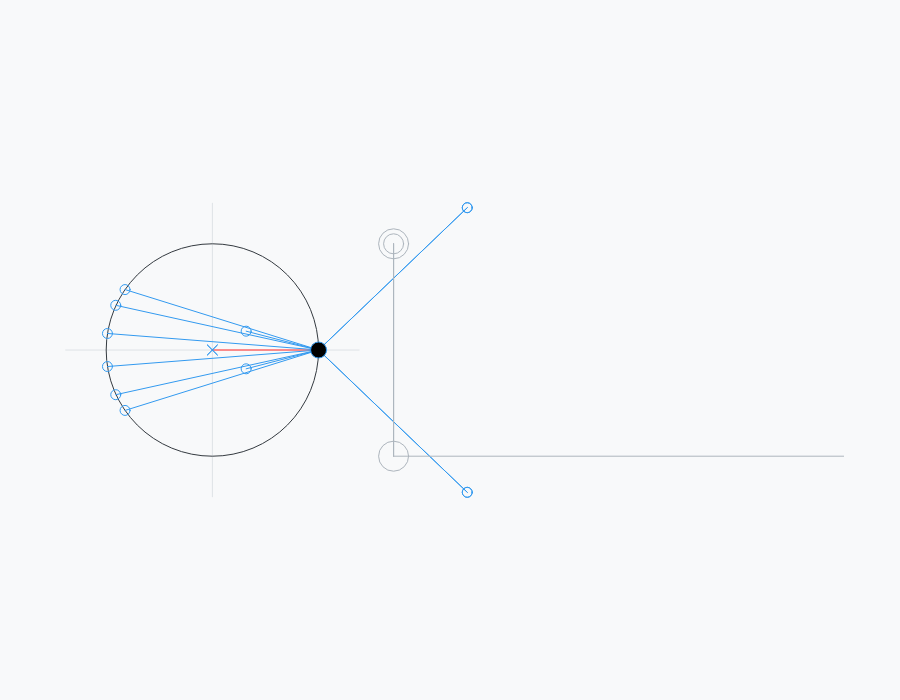
Frame 1 (no input)
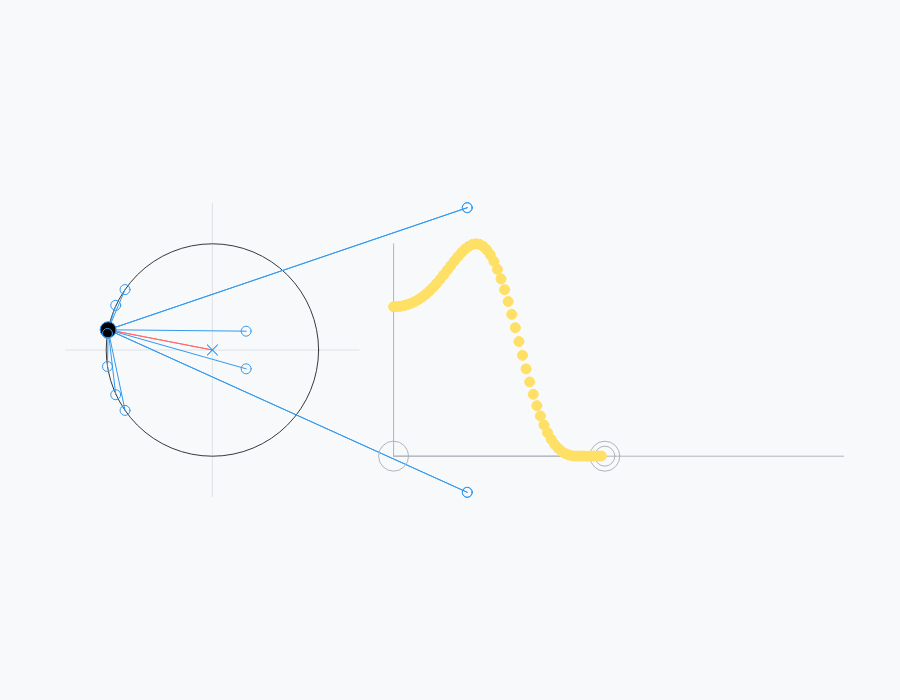
Frame 60 (no input)
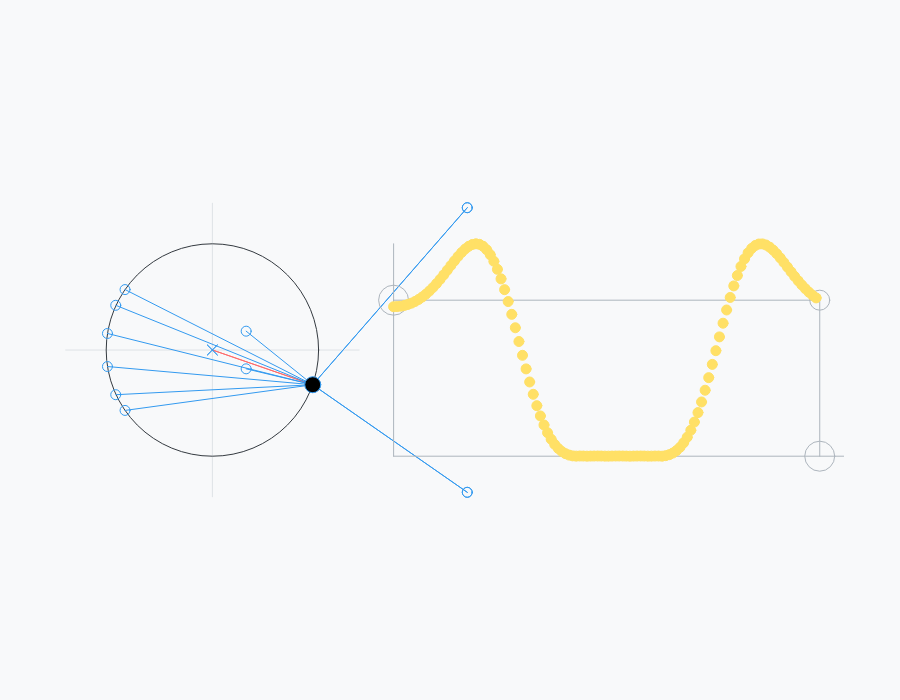
Frame 120 (the mouse pressed at the canvas centre since frame 60)

The p5.js sketch that drew these frames (run headless with seeded random() and noise() and a simulated clock; from frame 60 on, the mouse is pressed at the canvas centre):

// p5.js sketch
// ── sketch.js

let unitCircle; 
let angle = 0;

let plot;

function setup() {
  createCanvas(900, 700);

  unitCircle = new UnitCircle (0.236*width, height/2, width*0.236);

  // Integrator
  /*unitCircle.addZero(0, 0);
  unitCircle.addPole(1, 0);*/


  // Comb Filter
  /*let N = 5;
  for (let i = 0; i < N; i++) {

    let deltaPhi = TWO_PI / (N);
    unitCircle.addZero( cos(deltaPhi * i), sin(deltaPhi * i));
    unitCircle.addPole(0, 0);
  }*/

  // MAV Filter
  /*
  let N = 4;
  for (let i = 0; i < N+1; i++) {

    let deltaPhi = TWO_PI / (N+1);

    unitCircle.addZero( cos(deltaPhi * i), sin(deltaPhi * i));
  }

  for (let i = 0; i < N; i++) {
    unitCircle.addPole(0, 0);
  }

  */

  // LP
  for (let i = 0; i < 2; i++) {
    unitCircle.addPole(0, 0);
  }

  for (let i = 0; i < 2; i++) {
    unitCircle.addZero(2.4, 1.34 * pow(-1,i));
    unitCircle.addZero(2.4, 1.34 * pow(-1,i));
    unitCircle.addZero(-0.988, 0.15555 * pow(-1,i));
    unitCircle.addZero(-0.8224, 0.5689 * pow(-1,i));
    unitCircle.addZero(-0.91, 0.421 * pow(-1,i));
    unitCircle.addZero(0.318, 0.1772* pow(-1,i));
  }


  plot = new Plot(unitCircle.x + unitCircle.radius + 75, unitCircle.y + unitCircle.radius, width/2, unitCircle.dia);
  
  frameRate(60);
}

let max = 0;
function draw() {
  background("#f8f9fa");
  smooth();

  unitCircle.show();

  plot.argX = unitCircle.currentAngle;
  plot.argY = unitCircle.currentMagnitude;

  console.log(plot.argY);

  // TODO: scale max of y axis automatically based on poles closest to unit circle
  //  plot.maxArgY = 

  if (plot.argY > max) {
    max = plot.argY;
    plot.maxArgY = plot.argY;
  }

  plot.show();

  unitCircle.currentAngle += 0.05;

}

class Plot {
  constructor (ox, oy, width = 160, height = 100) {
    this.ox = ox;
    this.oy = oy;

    this.width  = width;
    this.height = height;

    this.xFromOrigin = 0; // for plotting
    this.yFromOrigin = 0;

    this.argX    = 0; // actual values
    this.argY    = 0;

    this.previousValues = {xs: [], ys: []};

    this.maxArgX = TWO_PI;
    this.maxArgY = 10;

    this.colors = {
      axes:   "#adb5bd",
      points: "#ffe066",
    };
  }

  show () {

    this.showXAxis();
    this.showYAxis();

    this.xFromOrigin = this.calcX(this.argX);
    this.yFromOrigin = this.calcY(this.argY);

    this.showArgX();
    this.showArgY();

    this.showPoint(this.xFromOrigin, this.yFromOrigin);

    this.showPointLine();
    this.showPreviousPoints();

    this.updatePreviousValues();

  }

  updatePreviousValues() {

    if (this.xFromOrigin >= (this.ox + this.width)) {
      this.previousValues.xs.length = 0;
      this.previousValues.ys.length = 0;
    }

    this.previousValues.xs.push(this.argX);
    this.previousValues.ys.push(this.argY);

  }

  showPreviousPoints () {
    fill(this.colors.points);
    stroke(this.colors.points);
    for(let i = 0; i < this.previousValues.xs.length; i++) {
      circle(this.ox + this.calcX(this.previousValues.xs[i]), this.oy - this.calcY(this.previousValues.ys[i]), 10);
    }
  }

  showPoint (x, y) {
    circle(this.ox + x, this.oy - y, 20);
  }

  showPointLine () {
    line(this.ox + this.xFromOrigin, this.oy, this.ox + this.xFromOrigin, this.oy - this.yFromOrigin);
    line(this.ox, this.oy - this.yFromOrigin, this.ox + this.xFromOrigin, this.oy - this.yFromOrigin);
  }

  calcX (x) {
    return (this.width * x) / this.maxArgX;
  }

  calcY (y) {
    return (this.height * y) / this.maxArgY;
  }

  showArgX () {
    circle(this.ox + this.xFromOrigin, this.oy, 30);
  }

  showArgY () {
    circle(this.ox, this.oy - this.yFromOrigin, 30);
  }

  showXAxis () {
    stroke(this.colors.axes);
    line(this.ox, this.oy, this.ox + this.width, this.oy);
  }

  showYAxis () {
    stroke(this.colors.axes);
    line(this.ox, this.oy, this.ox, this.oy - this.height);
  }

}

class UnitCircle {

  constructor (x, y, dia = 100) {
    this.x = x;
    this.y = y;
    this.dia = dia;
    this.radius = this.dia / 2;
    this.currentAngle = 0; // radians

    this.movingPoint = new Point(this.x + this.radius, this.y + 0);

    this.poleArray = [];
    this.zeroArray = [];

    this.poleDistances = [];
    this.zeroDistances = [];

    this.denominator = 0;
    this.numerator   = 0;
    
    this.currentMagnitude = 0;
    this.magResponse = {frequency: [], magnitude: []};

    this.colors = {
      circle: "#343a40",
      axes:   "#dee2e6",
      color1: "#ff6b6b",
      color2: "#339af0",
      mix:    0,
    };
  }

  show () {

    this.showAxes();
    this.showUnitCircle();

    if (this.currentAngle >= TWO_PI) {

      this.currentAngle = 0;

      this.magResponse.frequency.length = 0;
      this.magResponse.magnitude.length = 0;

    }

    this.calcMovingPointPos(this.currentAngle);

    this.calcDistancesAndDrawLines();

    this.showMovingPoint();
    this.showZeros();
    this.showPoles();

    this.calcMagResponse();
    
  }

  showMovingPoint () {

    fill (this.colors.mix);
    this.movingPoint.show();

  }

  avgArray (arr) {

    let avg = 0;
    for (let i = 0; i < arr.length; i++) {
      avg += arr[i];
    }
    
    return avg;
  }

  showUnitCircle () {
    noFill();
    stroke(this.colors.circle)
    circle(this.x, this.y, this.dia);
  }

  showAxes () {

    let overshoot = 1.382;
    let halfLine  = this.radius * overshoot;

    stroke(this.colors.axes);
    line(this.x, this.y + halfLine, this.x, this.y - halfLine);
    line(this.x + halfLine, this.y, this.x - halfLine, this.y);

  }

  calcMagResponse () {

    this.numerator   = this.zeroDistances[0];
    this.denominator = this.poleDistances[0];

    for (let i = 1; i < this.zeroDistances.length; i++) {
      this.numerator *= this.zeroDistances[i];
    }

    for (let i = 1; i < this.poleDistances.length; i++) {
      this.denominator *= this.poleDistances[i];
    }

    this.currentMagnitude = this.numerator / this.denominator;

    this.magResponse.frequency.push(this.currentAngle);
    this.magResponse.magnitude.push(this.currentMagnitude);

  }

  calcMovingPointPos () {
    this.movingPoint.x = this.x + this.radius * cos(this.currentAngle);
    this.movingPoint.y = this.y - this.radius * sin(this.currentAngle);
  }

  calcDistancesAndDrawLines (drawLines = true) {

    for (let i = 0; i < this.poleArray.length; i++) {

      if(drawLines) {
        stroke(this.colors.color1);
        line(this.movingPoint.x, this.movingPoint.y, this.poleArray[i].x, this.poleArray[i].y);
      }

      this.poleDistances[i] = sqrt(this.magSq(this.movingPoint.x - this.poleArray[i].x, this.movingPoint.y - this.poleArray[i].y));
    }

    for (let i = 0; i < this.zeroArray.length; i++) {

      if(drawLines) {
        stroke(this.colors.color2);
        line(this.movingPoint.x, this.movingPoint.y, this.zeroArray[i].x, this.zeroArray[i].y);
      }

      this.zeroDistances[i] = sqrt(this.magSq(this.movingPoint.x - this.zeroArray[i].x, this.movingPoint.y - this.zeroArray[i].y));
    }

  }

  showPoles () {
    this.poleArray.forEach(pole => pole.show());
  }

  showZeros () {
    this.zeroArray.forEach(zero => zero.show());
  }

  // turn into one function
  addPole(real, imag) {
    //if (this.magSq(real, imag) <= 1) {
      this.poleArray.push(new PoleZero(this.x + this.radius * real, this.y - this.radius * imag, "p"));
    //}
  }

  addZero(real, imag) {
    //if (this.magSq(real, imag) <= 1) {
      this.zeroArray.push(new PoleZero(this.x + this.radius * real, this.y - this.radius * imag, "z"));
    //}
  }

  magSq (x, y) {
    return x*x + y*y;
  }

}


class PoleZero {

  constructor (x, y, type = "p", dia = 10) {
    this.x      = x;
    this.y      = y;
    this.dia = dia;
    this.rad = this.dia / 2;

    this.type = type;
  }

  show () {

    if (this.type == "p") {
      this.showCross();
    } else {
      this.showCircle();
    }

  }

  showCross () {
    line(this.x - this.rad, this.y - this.rad, this.x + this.rad, this.y + this.rad);
    line(this.x - this.rad, this.y + this.rad, this.x + this.rad, this.y - this.rad);
  }

  showCircle () {
    noFill();
    circle(this.x, this.y, this.dia);
  }
}


class Point {

  constructor (x, y, dia = 16) {
    this.x      = x;
    this.y      = y;
    this.dia = dia;
  }

  show () {
    circle(this.x, this.y, this.dia);
  }

}

function toRGB (color) {

  return [red(color), green(color), blue(color)];

}

function mouseClicked () {

  let type = "z";

  unitCircle.zeroArray.push(new PoleZero(
    mouseX, mouseY, type));

}

function keyPressed() {

  let type = "p";

  unitCircle.zeroArray.push(new PoleZero(
    mouseX, mouseY, type));

  return false;
}
